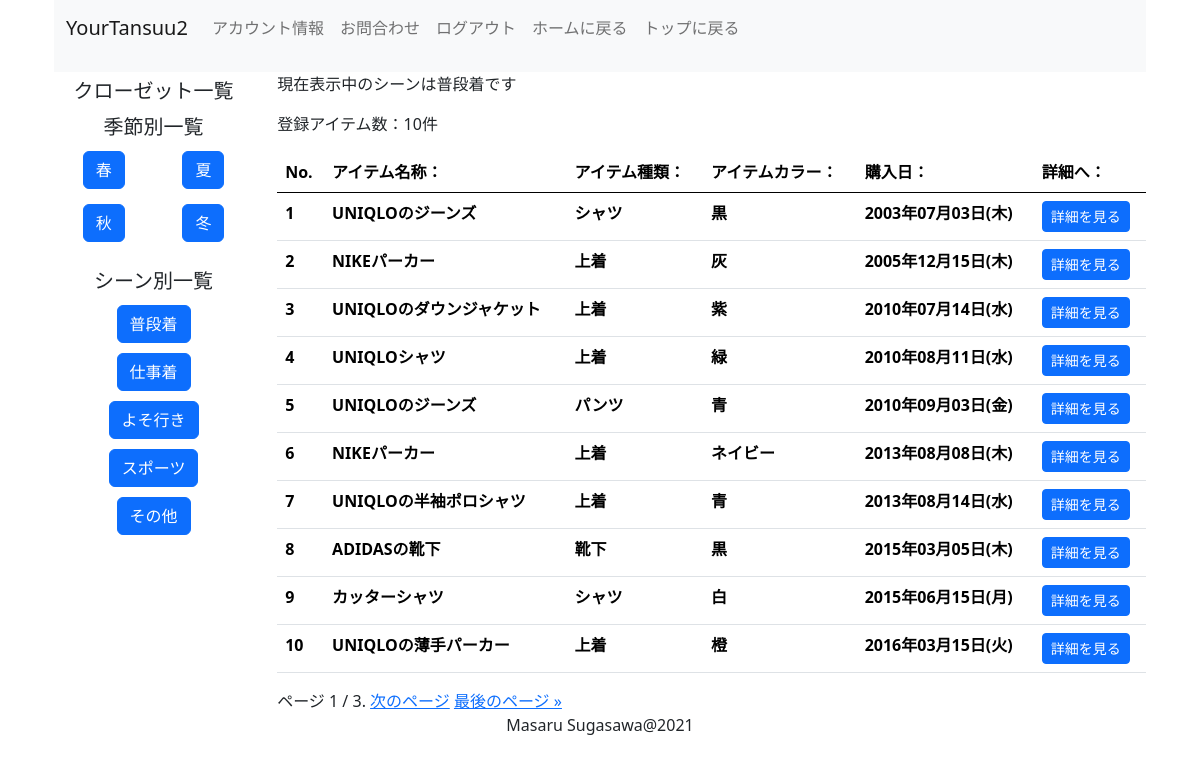
Page /contents/occasion-list-home/daily_use/ (signed in) on the committed database.
### item/models.py (models this page shows, shortened)
class Item(models.Model):
    user = models.ForeignKey(settings.AUTH_USER_MODEL, verbose_name='ユーザー', on_delete=models.CASCADE,null=True)
    data_id = models.AutoField(verbose_name = 'アイテムNo.', primary_key=True)
    item_type = models.CharField(verbose_name = 'アイテム種類', max_length=255, choices = ITEM_TYPE_CHOICES)
    season = models.CharField(verbose_name = '季節', max_length=10, choices = SEASON_CHOICES, default='spring')
    occasion = models.CharField(verbose_name = 'シーン', max_length=30, choices = OCCASION_CHOICES, default='daily_use')
    item_name = models.CharField(verbose_name = 'アイテム名称', max_length=300)
    item_color = models.CharField(verbose_name = 'アイテム色', max_length=20, choices = ITEM_COLOR_CHOICES, blank=True, null=True)
    item_brand = models.CharField(verbose_name = 'ブランド', max_length=150, blank=True,null=True)
    purchase_date = models.DateTimeField(verbose_name = '購入日', blank=True, null=True)
    pricing = models.IntegerField(verbose_name = '購入価格(円)', )
    purchase_place = models.CharField(verbose_name = '購入場所', max_length=255,blank=True,null=True)
    item_image = models.ImageField(verbose_name = 'アイテム画像', upload_to='images/closet', blank = True, null=True)
    memo = models.TextField(verbose_name = 'メモ', blank=True,null=True)
    favorite_level = models.IntegerField(verbose_name = 'お気に入り度', choices = FAVORITE_LEVEL_CHOICES, blank=True, null=True, default='1')
    item_importance = models.IntegerField(verbose_name = '大事さ', choices = ITEM_IMPORTANCE_CHOICES, blank=True, null=True, default='1')
    create_date = models.DateTimeField(verbose_name = '作成日', auto_now_add=True)
    update_date = models.DateTimeField(verbose_name = '更新日', auto_now=True)
    closet = models.ForeignKey(Closet, on_delete=models.PROTECT, null=True, default=None)
    class Meta:
        ordering = ['purchase_date']

### item/views.py (the view)
# urls.py: path('occasion-list-home/<str:occasion>/', OccasionListHomeView, name = 'occasion_list_home'),
@login_required
def OccasionListHomeView(request, occasion):
    object_list = Item.objects.filter(user_id=request.user, occasion=occasion)
    for item in OCCASION_CHOICES:
        if occasion == item[0]:
            kikai = item[1]
    paginator = Paginator(object_list, 10)
    page_number = request.GET.get('page')
    page_object = paginator.get_page(page_number)
    return render(request, 'contents/occasion_list.html', {'page_object': page_object, 'kikai':kikai})

### templates/contents/occasion_list.html (shortened to what this page needs)
{% extends 'contents/base.html' %}
{% load django_bootstrap5 %}
{% block content %}
<div class="container">
  {% if page_object %}
    <p>現在表示中のシーンは{{ kikai }}です</p>
    <p>登録アイテム数：{{ page_object | length }}件</p>
    <table class="table">
      <thead>
        <tr>
          <th>No.</th>
          <th>アイテム名称：</th>
          <th>アイテム種類：</th>
          <th>アイテムカラー：</th>
          <th>購入日：</th>
          <th>詳細へ：</th>
        </tr>
      </thead>
      <tbody>
        {% for item in page_object %}
        <tr>
          <th>{{ forloop.counter0 | add:page_object.start_index }}</th>
          <th>{{ item.item_name }}</th>
          <th>{{ item.get_item_type_display}}</th>
          <th>{{ item.get_item_color_display}}</th>
          <th>{{ item.purchase_date | date:"Y年m月d日(D)" }}</th>
          <th><a href="{% url 'item_detail' item.pk %}"button class="btn btn-sm btn-primary" type="submit">詳細を見る</a></th>
        </tr>
        {% endfor %}
      </tbody>
      {% else %}
      <p>まだアイテムが登録されていません</p>
      {% endif %}
    </table>
    <div class="pagination">
      <span class="step-links">
          <span class="current">
              ページ {{ page_object.number }} / {{ page_object.paginator.num_pages }}.
          </span>
          {% if page_object.has_next %}
              <a href="?page={{ page_object.next_page_number }}">次のページ</a>
              <a href="?page={{ page_object.paginator.num_pages }}">最後のページ &raquo;</a>
          {% endif %}
      </span>
  </div>
{% endblock content %}

### static/account-static/style.css (style rules this page uses)
html { font-family: 'Open Sans', sans-serif; font-family: 'Noto Serif JP', serif; }

### rows in the picture
Item: item_name "UNIQLOのジーンズ", item_type "シャツ", item_color "黒", purchase_date "2003年07月03日(木)"
Item: item_name "NIKEパーカー", item_type "上着", item_color "灰", purchase_date "2005年12月15日(木)"
Item: item_name "UNIQLOのダウンジャケット", item_type "上着", item_color "紫", purchase_date "2010年07月14日(水)"
Item: item_name "UNIQLOシャツ", item_type "上着", item_color "緑", purchase_date "2010年08月11日(水)"
Item: item_name "UNIQLOのジーンズ", item_type "パンツ", item_color "青", purchase_date "2010年09月03日(金)"
Item: item_name "NIKEパーカー", item_type "上着", item_color "ネイビー", purchase_date "2013年08月08日(木)"
Item: item_name "UNIQLOの半袖ポロシャツ", item_type "上着", item_color "青", purchase_date "2013年08月14日(水)"
Item: item_name "ADIDASの靴下", item_type "靴下", item_color "黒", purchase_date "2015年03月05日(木)"
Item: item_name "カッターシャツ", item_type "シャツ", item_color "白", purchase_date "2015年06月15日(月)"
Item: item_name "UNIQLOの薄手パーカー", item_type "上着", item_color "橙", purchase_date "2016年03月15日(火)"

### other values in the picture
{{ kikai }} "普段着"
{{ page_object | length }} "10"
{{ page_object.number }} "1"
{{ page_object.paginator.num_pages }} "3"
